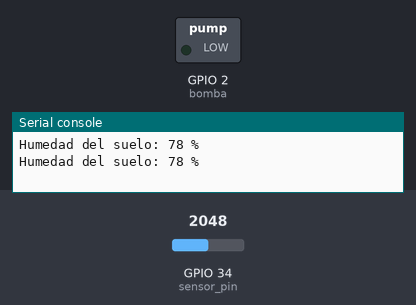
This program was run on a simulated ESP32 board running MicroPython. On the bench: switched loads named in the program (green lamp = pin HIGH), the last lines printed to the serial console. The inputs (shaded band) are chosen by the test bench; at power-on: GPIO 34 (sensor_pin) = 2048 (analog values on the 0–4095 scale).

Above: at 1.2 s.
1.3 s: GPIO 34 (sensor_pin) set to 2329
4.2 s: GPIO 34 (sensor_pin) set to 2415
At 7.1 s:
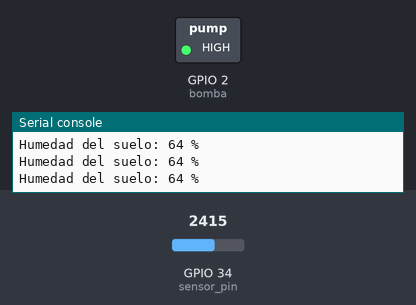
7.5 s: GPIO 34 (sensor_pin) set to 2047
At 9.4 s:
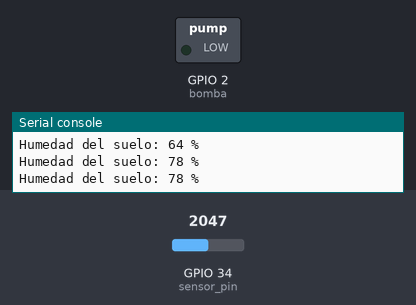
10.5 s: GPIO 34 (sensor_pin) set to 2866
At 12.9 s:
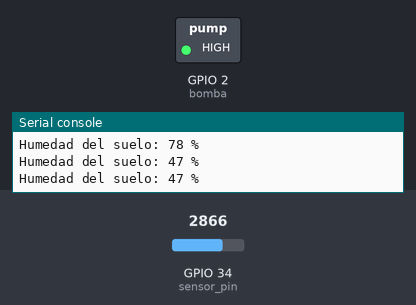
Timing chart, 0 to 14.4 s (numbered marks = the images above; inputs shaded):
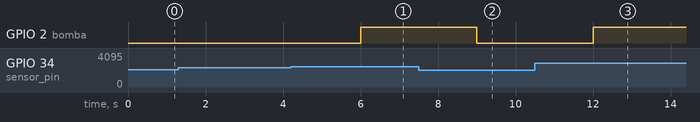

Measured:
- the behaviour switches between 2382 and 2383 on GPIO 34 (sensor_pin) (found by bisection; images 0 and 1)
- after the input at 4.2 s, GPIO 2 (bomba): LOW → HIGH after 1.8 s
- after the input at 7.5 s, GPIO 2 (bomba): HIGH → LOW after 1.5 s
- after the input at 10.5 s, GPIO 2 (bomba): LOW → HIGH after 1.5 s

The program:

main.py
```python
from machine import Pin, ADC
import time

# Define el pin analógico donde está conectado el sensor
sensor_pin = 34  # Por ejemplo, en un ESP32, GPIO34 es un pin analógico

# Inicializa el ADC
adc = ADC(Pin(sensor_pin))
adc.atten(ADC.ATTN_11DB)  # Configura la atenuación para un rango completo

# Se definen los valores de referencia (se recomienda calibrar), estos valores deben ser ajustados para un sensor específico y entorno
humedad_seco = 4095  # Valor máximo (suelo seco)
humedad_humedo = 1500  # Valor mínimo (suelo muy húmedo)

#SENSOR DE HUMEDAD DEL SUELO
def medir_humedad():
  valor_analogico = adc.read() #Mide la humedad del suelo y devuelve un valor entre 0 y 100
  humedad = int(((humedad_seco - valor_analogico) / (humedad_seco - humedad_humedo)) * 100) # Mapea el valor analógico a un rango de humedad
  humedad = max(0, min(humedad, 100)) # Asegura que la humedad esté entre 0 y 100
  return humedad

#BOMBA DE AGUA Y RELE
while True:
  humedad = medir_humedad()
  print("Humedad del suelo:", humedad, "%")
  time.sleep(1)

  # BOMBA DE AGUA
  bomba = Pin(2, Pin.OUT)
  if humedad <= 65:
   bomba.on()
  if humedad > 65:
   bomba.off()
```
